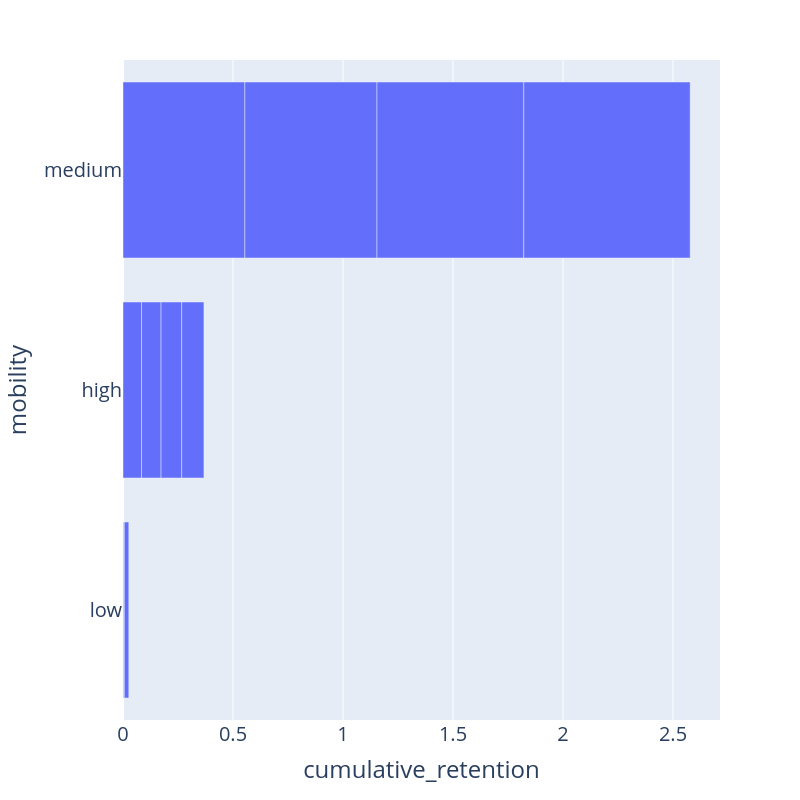

The notebook cell this image was saved under:
### Code cell
render_rr_bar()

### Figure 1 — Plotly figure (JSON) as saved in the notebook; plotly's stock layout.template omitted (floating-point values rounded to 4 significant figures)
{"data": [{"hovertemplate": "cumulative_retention=%{x}<br>mobility=%{y}<extra></extra>", "legendgroup": "", "marker": {"color": "#636efa", "pattern": {"shape": ""}}, "name": "", "orientation": "h", "showlegend": false, "textposition": "auto", "type": "bar", "x": [0.001499, 0.001992, 0.002498, 0.02038, 0.08438, 0.08855, 0.09394, 0.101, 0.554, 0.6006, 0.6673, 0.7561], "xaxis": "x", "y": ["low", "low", "low", "low", "high", "high", "high", "high", "medium", "medium", "medium", "medium"], "yaxis": "y"}], "layout": {"barmode": "relative", "font": {"size": 20}, "height": 800, "legend": {"tracegroupgap": 0}, "margin": {"t": 60}, "showlegend": false, "width": 800, "xaxis": {"anchor": "y", "domain": [0, 1], "title": {"text": "cumulative_retention"}}, "yaxis": {"anchor": "x", "domain": [0, 1], "title": {"text": "mobility"}}}}
